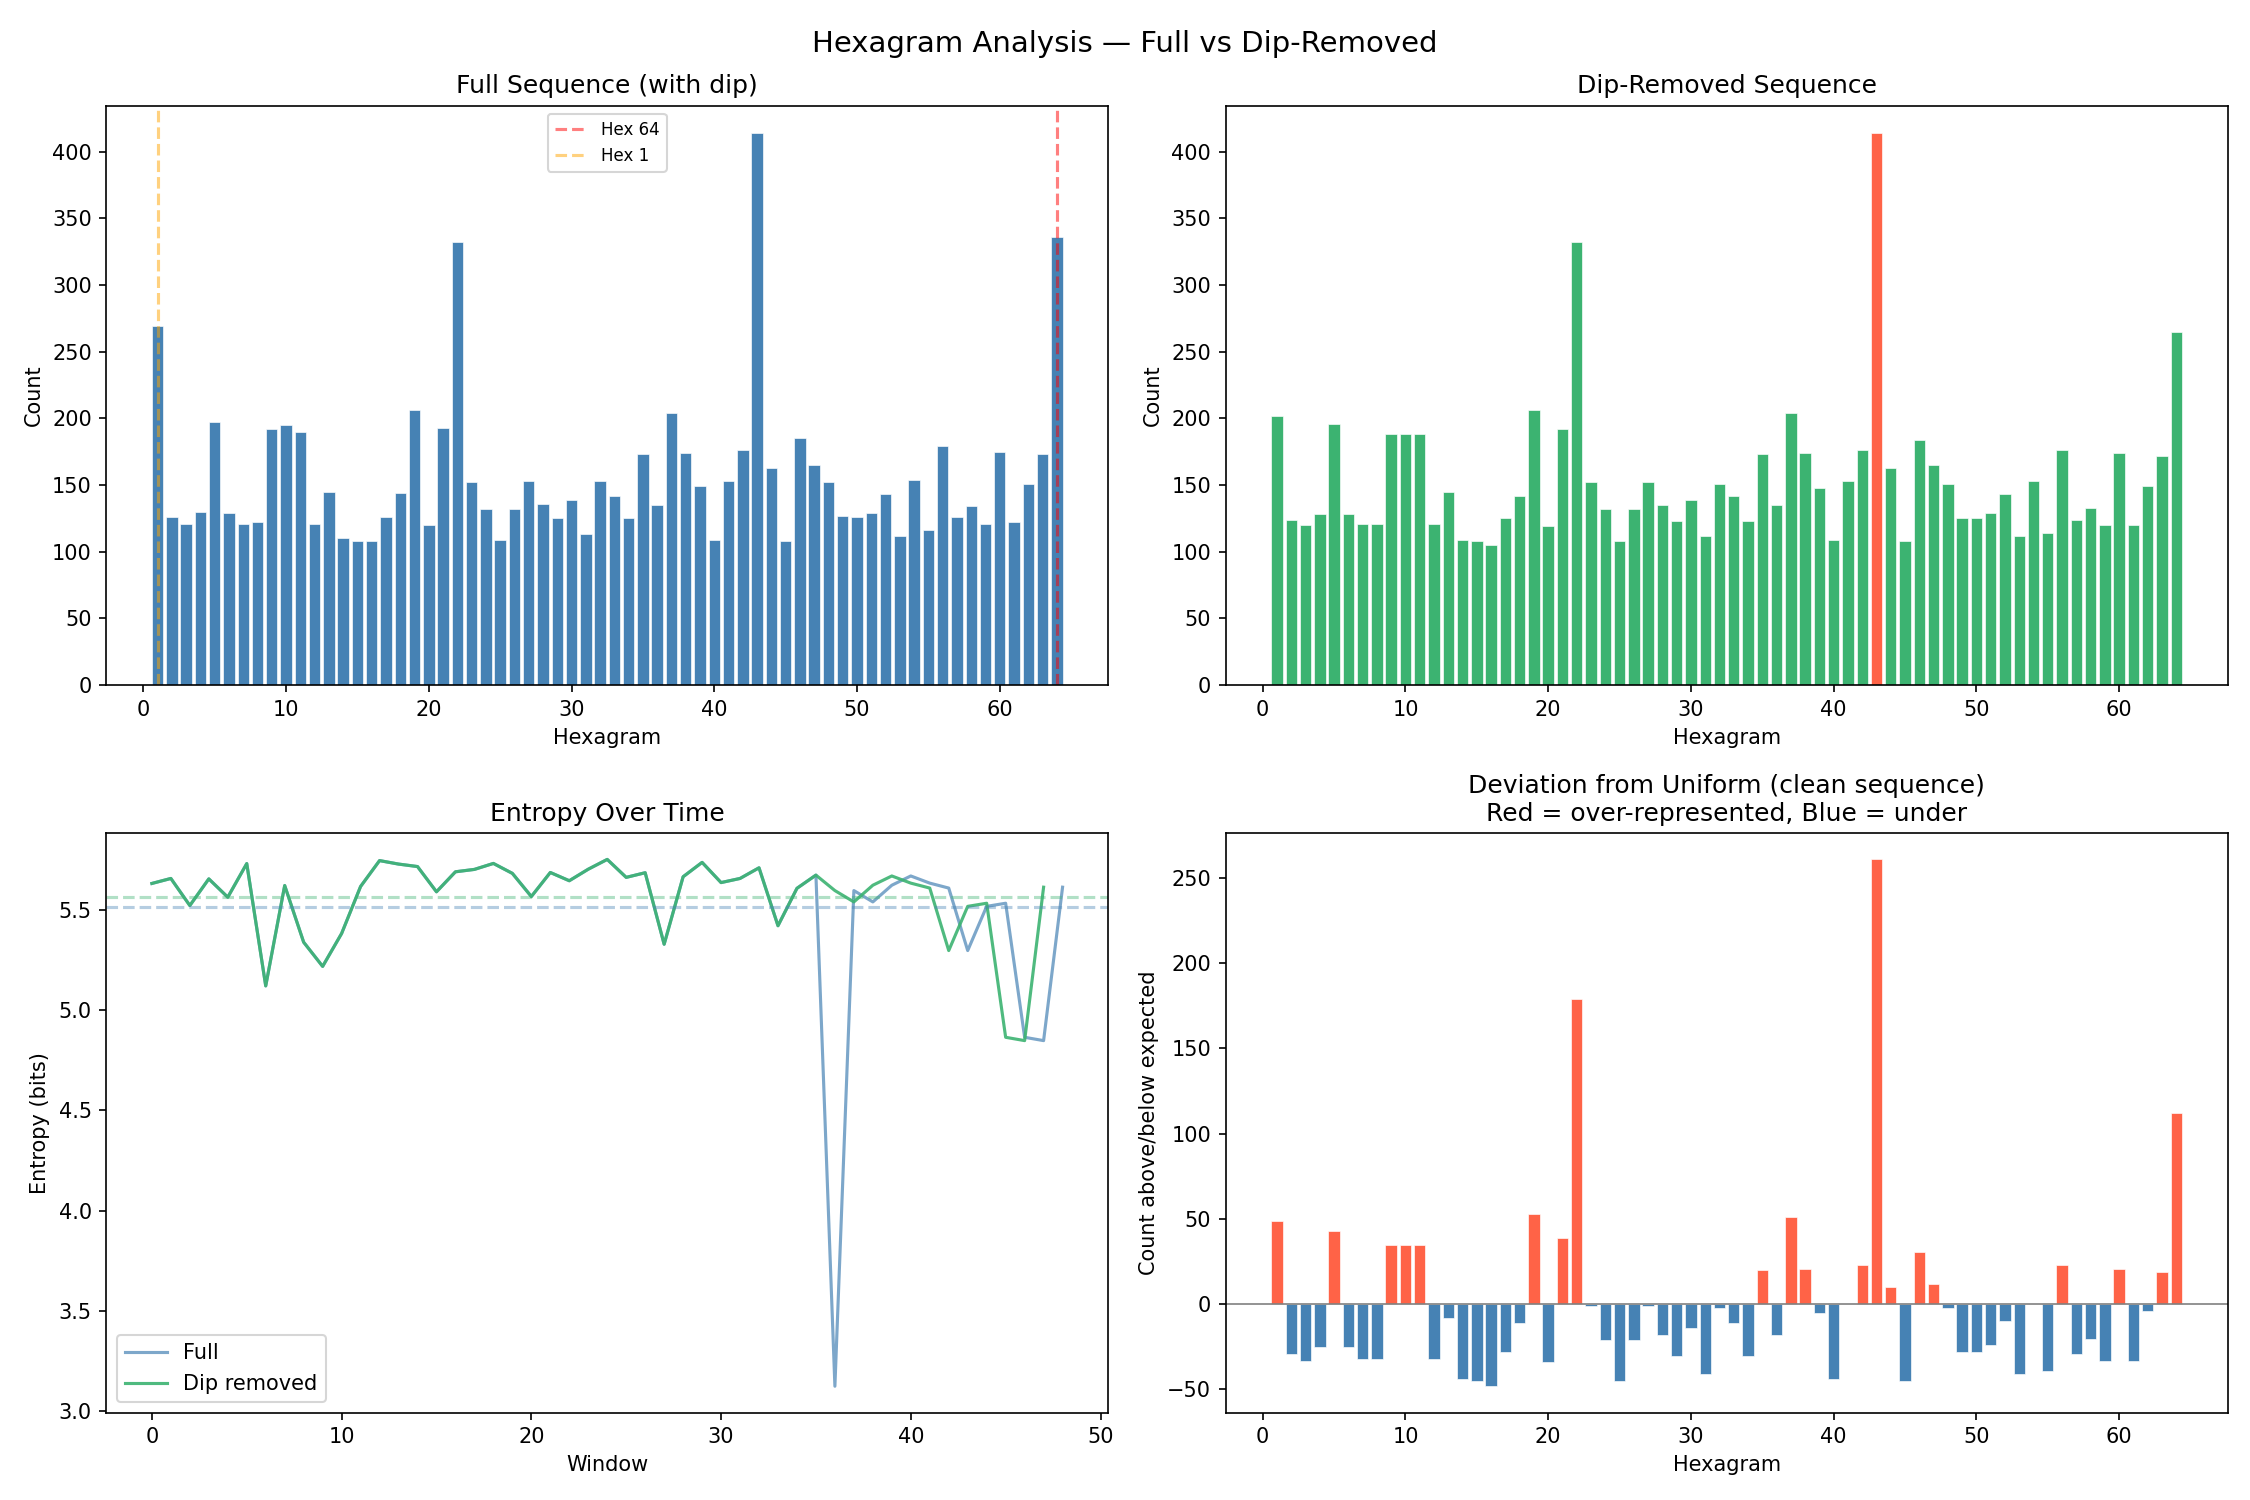

Write the Python code that produced this figure.
"""
Hexagram Analysis — Dip Zone Removed
Excludes positions 7200-7400 (the zeros dip) and reruns attractor + Markov stats
"""

import numpy as np
from collections import defaultdict
import matplotlib.pyplot as plt

# ── PIPELINE ──────────────────────────────────────────────────────────────────

def load_digits(path="all_digits.txt"):
    with open(path, "r") as f:
        raw = f.read()
    return [int(c) for c in raw if c.isdigit()]

def von_neumann(digits):
    bits = []
    evens = [d % 2 for d in digits]
    i = 0
    while i + 1 < len(evens):
        a, b = evens[i], evens[i+1]
        if a != b:
            bits.append(a)
        i += 2
    return bits

def bits_to_hexagrams(bits, n=10000):
    hexagrams = []
    i = 0
    while len(hexagrams) < n and i + 6 <= len(bits):
        chunk = bits[i:i+6]
        hexagrams.append(int("".join(str(b) for b in chunk), 2) + 1)
        i += 6
    return hexagrams[:n]

def windowed_entropy(hexagrams, window=200):
    entropies = []
    for i in range(0, len(hexagrams) - window, window):
        w = hexagrams[i:i+window]
        counts = np.bincount(w, minlength=65)[1:]
        probs = counts / counts.sum()
        probs = probs[probs > 0]
        entropies.append(-np.sum(probs * np.log2(probs)))
    return entropies

# ── MARKOV ────────────────────────────────────────────────────────────────────

def markov_report(hexagrams, label="", top_n=12):
    counts = defaultdict(lambda: defaultdict(int))
    for a, b in zip(hexagrams, hexagrams[1:]):
        counts[a][b] += 1

    pairs = []
    for a, trans in counts.items():
        for b, c in trans.items():
            pairs.append((c, a, b))
    pairs.sort(reverse=True)

    print(f"\n── Top {top_n} Transitions ({label}) ──")
    for count, a, b in pairs[:top_n]:
        loop = " ↺" if a == b else ""
        print(f"  Hex {a:2d} → Hex {b:2d}  ({count}x){loop}")

    return counts

def attractor_report(hexagrams, label="", top_n=12):
    counts = np.bincount(hexagrams, minlength=65)[1:]
    ranked = np.argsort(counts)[::-1]
    total = len(hexagrams)

    print(f"\n── Top {top_n} Attractors ({label}) ──")
    for i in range(top_n):
        h = ranked[i] + 1
        print(f"  Hexagram {h:2d}: {counts[ranked[i]]} visits ({counts[ranked[i]]/total*100:.2f}%)")
    return counts

# ── PLOT ──────────────────────────────────────────────────────────────────────

def plot_comparison(full_hex, clean_hex, entropies_full, entropies_clean):
    fig, axes = plt.subplots(2, 2, figsize=(15, 10))
    fig.suptitle("Hexagram Analysis — Full vs Dip-Removed", fontsize=14)

    # Full frequency distribution
    ax = axes[0, 0]
    ax.bar(range(1, 65), np.bincount(full_hex, minlength=65)[1:],
           color='steelblue', edgecolor='white', linewidth=0.3)
    ax.set_title("Full Sequence (with dip)")
    ax.set_xlabel("Hexagram")
    ax.set_ylabel("Count")
    ax.axvline(64, color='red', linestyle='--', alpha=0.5, label='Hex 64')
    ax.axvline(1, color='orange', linestyle='--', alpha=0.5, label='Hex 1')
    ax.legend(fontsize=8)

    # Clean frequency distribution
    ax = axes[0, 1]
    counts_clean = np.bincount(clean_hex, minlength=65)[1:]
    colors = ['tomato' if c == counts_clean.max() else 'mediumseagreen' for c in counts_clean]
    ax.bar(range(1, 65), counts_clean, color=colors, edgecolor='white', linewidth=0.3)
    ax.set_title("Dip-Removed Sequence")
    ax.set_xlabel("Hexagram")
    ax.set_ylabel("Count")

    # Entropy comparison
    ax = axes[1, 0]
    ax.plot(entropies_full, color='steelblue', alpha=0.7, label='Full')
    ax.plot(entropies_clean, color='mediumseagreen', alpha=0.9, label='Dip removed')
    ax.axhline(np.mean(entropies_full), color='steelblue', linestyle='--', alpha=0.4)
    ax.axhline(np.mean(entropies_clean), color='mediumseagreen', linestyle='--', alpha=0.4)
    ax.set_title("Entropy Over Time")
    ax.set_xlabel("Window")
    ax.set_ylabel("Entropy (bits)")
    ax.legend()

    # Difference plot (clean counts - expected uniform)
    ax = axes[1, 1]
    expected = len(clean_hex) / 64
    diff = counts_clean - expected
    colors = ['tomato' if d > 0 else 'steelblue' for d in diff]
    ax.bar(range(1, 65), diff, color=colors, edgecolor='white', linewidth=0.3)
    ax.axhline(0, color='gray', linewidth=0.8)
    ax.set_title("Deviation from Uniform (clean sequence)\nRed = over-represented, Blue = under")
    ax.set_xlabel("Hexagram")
    ax.set_ylabel("Count above/below expected")

    plt.tight_layout()
    plt.savefig("hexagram_clean.png", dpi=150)
    print("\nPlot saved to hexagram_clean.png")

# ── MAIN ──────────────────────────────────────────────────────────────────────

if __name__ == "__main__":
    digits = load_digits("all_digits.txt")
    bits = von_neumann(digits)
    full_hex = bits_to_hexagrams(bits, n=10000)

    # Remove dip zone (positions 7200–7400)
    DIP_START, DIP_END = 7200, 7400
    clean_hex = full_hex[:DIP_START] + full_hex[DIP_END:]
    print(f"Full sequence: {len(full_hex):,} hexagrams")
    print(f"Clean sequence: {len(clean_hex):,} hexagrams (removed positions {DIP_START}–{DIP_END})")

    attractor_report(full_hex, label="full")
    attractor_report(clean_hex, label="dip removed")

    markov_report(full_hex, label="full")
    markov_report(clean_hex, label="dip removed")

    entropies_full = windowed_entropy(full_hex)
    entropies_clean = windowed_entropy(clean_hex)
    print(f"\nFull entropy    — mean: {np.mean(entropies_full):.3f}, min: {np.min(entropies_full):.3f}")
    print(f"Clean entropy   — mean: {np.mean(entropies_clean):.3f}, min: {np.min(entropies_clean):.3f}")

    plot_comparison(full_hex, clean_hex, entropies_full, entropies_clean)
    print("\nDone.")
